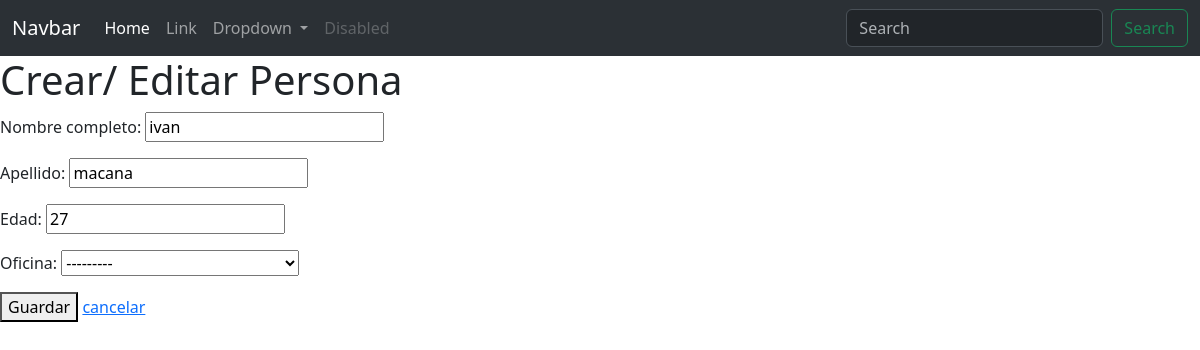
The page /persona/editar/2/ (signed in) on the database its author committed.
### persona/models.py (models this page shows, shortened)
class Persona(models.Model):
    nombre = models.CharField(verbose_name='Nombre completo', max_length=50)
    apellido = models.CharField(verbose_name='Apellido', max_length=50)
    edad = models.IntegerField(verbose_name='Edad')
    oficina = models.ForeignKey(
        Oficina,
        verbose_name='Oficina',
         on_delete=models.SET_NULL
         , null=True, blank=True)
    class Meta:
        verbose_name = 'PERSONA'
        verbose_name_plural = 'personas'

### oficina/models.py (models this page shows)
class Oficina(models.Model):
    nombre = models.CharField(verbose_name='Nombre de la oficina',max_length=100,unique=True)
    nombre_corto = models.SlugField(verbose_name='id corto',max_length=10, unique=True, help_text='Identificador unico de la oficina')
    validators = [validate_nombre_corto]
    class Meta:
        verbose_name = 'oficina'
        verbose_name_plural = 'oficinas'
    def __str__(self):
        return f'{self.nombre}-{self.nombre_corto}'

### persona/views.py (the view)
class PersonaUpdateView(LoginRequiredMixin, UpdateView):
    model = Persona
    template_name = "persona/crear.html"
    fields = ['nombre','apellido', 'edad', 'oficina']
    success_url = reverse_lazy('persona:lista')

### Templates/persona/crear.html (shortened to what this page needs)
{%extends 'base.html'%}
{%block content%}
    <h1>Crear/ Editar Persona</h1>
    <form method="post">
        {{ form.as_p }}
        <button type="submit">Guardar</button>
        <a href="{% url 'persona:lista' %}">cancelar</a>
    </form>
{%endblock content%}

### rows shown on the page
Persona: nombre "ivan", apellido "macana", edad "27", oficina "---------"
